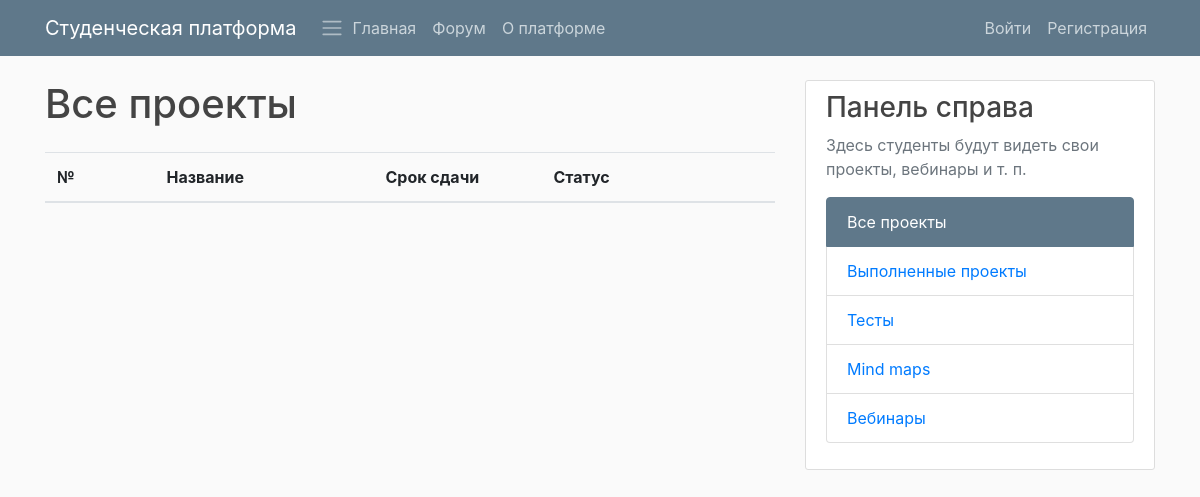
The page /platform/projects/all/ on the database as committed earlier.
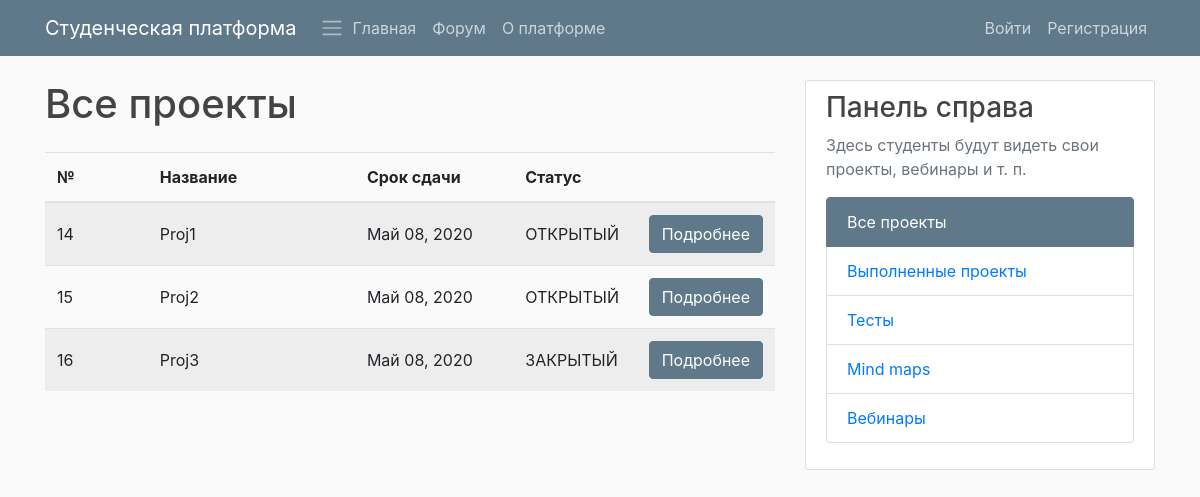
The same page on the database as committed later.
### PlatformApp/models.py (models this page shows, shortened)
class StudyProject(models.Model):
    STATUS_READY = 'ЗАКРЫТЫЙ'
    STATUS_NOT_READY = 'ОТКРЫТЫЙ'
    STATUS_CHOISES = (
        (STATUS_READY, 'Закрытый'),
        (STATUS_NOT_READY, 'Открытый'),
    )
    title = models.CharField(max_length=100)
    description = models.TextField()
    customer = models.CharField(max_length=100, default="empty")
    executor = models.CharField(max_length=100, default="empty")
    date_created = models.DateTimeField(default=timezone.now, verbose_name="Created on")
    date_deadline = models.DateTimeField(default=timezone.now, verbose_name="Deadline on")
    author = models.ForeignKey(User, on_delete=models.DO_NOTHING)
    status = models.CharField(max_length=100, choices=STATUS_CHOISES, default=STATUS_NOT_READY)

### PlatformApp/views.py (the view)
# urls.py: path("projects/all/", platfrom_views.StudyProjectListView.as_view(),
class StudyProjectListView(ListView):
    model = StudyProject
    def get_context_data(self, **kwargs):
        context = super().get_context_data(**kwargs)
        return context

### PlatformApp/templates/PlatformApp/studyproject_list.html
{% extends "PlatformApp/base.html" %}
{% block content %}
<h1>Все проекты</h1>
<div class="table-responsive pt-3">
    <table class="table table-hover table-striped">
        <colgroup>
            <col span="1" style="width: 15%;">
            <col span="1" style="width: 30%;">
            <col span="1" style="width: 23%;">
            <col span="1" style="width: 17%;">
            <col span="1" style="width: 15%;">
        </colgroup>
        <thead class="">
            <tr>
                <th scope="col" class="align-middle">№</th>
                <th scope="col" class="align-middle">Название</th>
                <th scope="col" class="align-middle">Срок сдачи</th>
                <th scope="col" class="align-middle">Статус</th>
                <th scope="col" class="align-middle"></th>
            </tr>
        </thead>
        <tbody class="">
            {% for object in object_list %}
            <tr>
                <td scope="row" class="align-middle">{{ object.id }}</td>
                <td class="align-middle">{{ object.title }}</td>
                <td class="align-middle">{{ object.date_deadline|date:"F d, Y" }}</td>
                <td class="align-middle">{{ object.status }}</td>
                <td class="align-middle">
                    <a class="btn btn-info" href="{% url 'project-detail' pk=object.pk %}">Подробнее</a>
                </td>
            </tr>
            {% endfor %}
        </tbody>
    </table>
</div>
{% endblock content %}
{% block right_panel %}
<div class="list-group">
    <a class="list-group-item active" href="{% url 'project-all' %}">
        Все проекты
    </a>
    <a class="list-group-item" href="{% url 'project-done' %}">
        Выполненные проекты
    </a>
    <a class="list-group-item" href="{% url 'quiz_index' %}">
        Тесты
    </a>
    <a class="list-group-item" href="#">
        Mind maps
    </a>
    <a class="list-group-item" href="{% url 'webinar-test' %}">
        Вебинары
    </a>
</div>
{% endblock right_panel %}

Rows that differ between the two databases and show on the page:
added StudyProject: id "14", title "Proj1", date_deadline "Май 08, 2020", status "ОТКРЫТЫЙ"
added StudyProject: id "15", title "Proj2", date_deadline "Май 08, 2020", status "ОТКРЫТЫЙ"
added StudyProject: id "16", title "Proj3", date_deadline "Май 08, 2020", status "ЗАКРЫТЫЙ"
